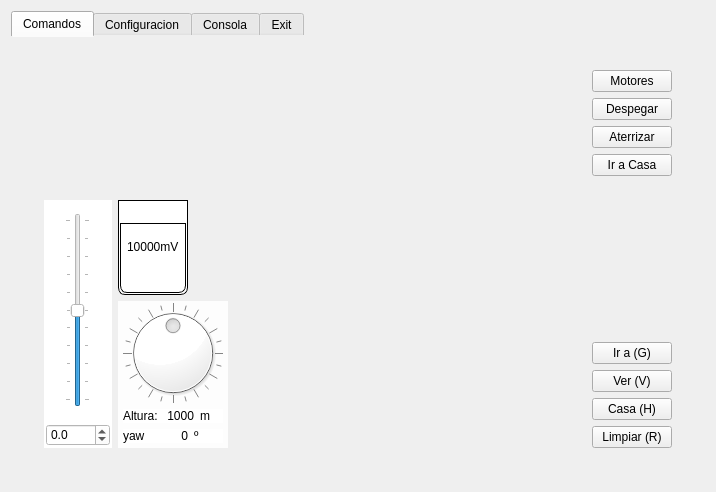
<?xml version="1.0" encoding="UTF-8"?>
<ui version="4.0">
 <class>MainWindow</class>
 <widget class="QMainWindow" name="MainWindow">
  <property name="geometry">
   <rect>
    <x>0</x>
    <y>0</y>
    <width>716</width>
    <height>492</height>
   </rect>
  </property>
  <property name="windowTitle">
   <string>MainWindow</string>
  </property>
  <widget class="QWidget" name="centralWidget">
   <layout class="QHBoxLayout" name="horizontalLayout_3">
    <property name="margin">
     <number>0</number>
    </property>
    <item>
     <widget class="Mapa" name="webView" native="true">
      <layout class="QVBoxLayout" name="verticalLayout">
       <item>
        <widget class="QTabWidget" name="tabWidget">
         <property name="styleSheet">
          <string notr="true">QTabWidget::pane { border:0px; }
QTabWidget::tab-bar { alignment: center; }</string>
         </property>
         <property name="currentIndex">
          <number>0</number>
         </property>
         <widget class="QWidget" name="tab_1">
          <attribute name="title">
           <string>Comandos</string>
          </attribute>
          <layout class="QHBoxLayout" name="horizontalLayout_2">
           <item>
            <widget class="QWidget" name="widget" native="true">
             <layout class="QHBoxLayout" name="horizontalLayout">
              <item>
               <widget class="QWidget" name="widget_6" native="true">
                <layout class="QHBoxLayout" name="horizontalLayout_4">
                 <item>
                  <widget class="QWidget" name="widget_4" native="true">
                   <layout class="QVBoxLayout" name="verticalLayout_6">
                    <property name="margin">
                     <number>0</number>
                    </property>
                    <item>
                     <spacer name="verticalSpacer_3">
                      <property name="orientation">
                       <enum>Qt::Vertical</enum>
                      </property>
                      <property name="sizeHint" stdset="0">
                       <size>
                        <width>20</width>
                        <height>40</height>
                       </size>
                      </property>
                     </spacer>
                    </item>
                    <item>
                     <widget class="QWidget" name="widget_5" native="true">
                      <property name="font">
                       <font>
                        <family>Lucida Grande</family>
                       </font>
                      </property>
                      <property name="styleSheet">
                       <string notr="true"/>
                      </property>
                      <layout class="QHBoxLayout" name="horizontalLayout_7">
                       <property name="margin">
                        <number>0</number>
                       </property>
                       <item>
                        <widget class="QWidget" name="widget_10" native="true">
                         <property name="styleSheet">
                          <string notr="true">background-color: rgba(255, 255, 255, 255);</string>
                         </property>
                         <layout class="QVBoxLayout" name="verticalLayout_7">
                          <property name="margin">
                           <number>2</number>
                          </property>
                          <item>
                           <widget class="QWidget" name="widget_11" native="true">
                            <layout class="QHBoxLayout" name="horizontalLayout_8">
                             <item>
                              <widget class="QSlider" name="verticalSlider_altura">
                               <property name="minimum">
                                <number>-100</number>
                               </property>
                               <property name="maximum">
                                <number>100</number>
                               </property>
                               <property name="orientation">
                                <enum>Qt::Vertical</enum>
                               </property>
                               <property name="invertedControls">
                                <bool>false</bool>
                               </property>
                               <property name="tickPosition">
                                <enum>QSlider::TicksBothSides</enum>
                               </property>
                               <property name="tickInterval">
                                <number>20</number>
                               </property>
                              </widget>
                             </item>
                            </layout>
                           </widget>
                          </item>
                          <item>
                           <widget class="QDoubleSpinBox" name="doubleSpinBox_altura">
                            <property name="decimals">
                             <number>1</number>
                            </property>
                            <property name="minimum">
                             <double>-100.000000000000000</double>
                            </property>
                            <property name="maximum">
                             <double>1000.000000000000000</double>
                            </property>
                            <property name="singleStep">
                             <double>0.100000000000000</double>
                            </property>
                           </widget>
                          </item>
                         </layout>
                        </widget>
                       </item>
                       <item>
                        <widget class="QWidget" name="widget_9" native="true">
                         <property name="styleSheet">
                          <string notr="true"/>
                         </property>
                         <layout class="QVBoxLayout" name="verticalLayout_8">
                          <property name="margin">
                           <number>0</number>
                          </property>
                          <item>
                           <widget class="QProgressBar" name="progressBar_bateria">
                            <property name="minimumSize">
                             <size>
                              <width>70</width>
                              <height>0</height>
                             </size>
                            </property>
                            <property name="styleSheet">
                             <string notr="true">QProgressBar {
border: 1px solid black;
text-align: center;
padding: 1px;
border-bottom-right-radius: 7px;
border-bottom-left-radius: 7px;
background: QLinearGradient( x1: 0, y1: 0, x2: 1, y2: 0,
stop: 0 #fff,
stop: 0.4999 #eee,
stop: 0.5 #ddd,
stop: 1 #eee );
width: 15px;
}

QProgressBar::chunk {
background: QLinearGradient( x1: 0, y1: 0, x2: 1, y2: 0,
stop: 0 #78d,
stop: 0.4999 #46a,
stop: 0.5 #45a,
stop: 1 #238 );
border-bottom-right-radius: 7px;
border-bottom-left-radius: 7px;
border: 1px solid black;
}</string>
                            </property>
                            <property name="maximum">
                             <number>13000</number>
                            </property>
                            <property name="value">
                             <number>10000</number>
                            </property>
                            <property name="orientation">
                             <enum>Qt::Vertical</enum>
                            </property>
                            <property name="invertedAppearance">
                             <bool>false</bool>
                            </property>
                            <property name="textDirection">
                             <enum>QProgressBar::TopToBottom</enum>
                            </property>
                            <property name="format">
                             <string>%vmV</string>
                            </property>
                           </widget>
                          </item>
                          <item>
                           <widget class="QWidget" name="widget_12" native="true">
                            <property name="styleSheet">
                             <string notr="true">background-color: rgba(255, 255, 255, 227);</string>
                            </property>
                            <layout class="QVBoxLayout" name="verticalLayout_9">
                             <property name="leftMargin">
                              <number>5</number>
                             </property>
                             <property name="topMargin">
                              <number>2</number>
                             </property>
                             <property name="rightMargin">
                              <number>5</number>
                             </property>
                             <property name="bottomMargin">
                              <number>5</number>
                             </property>
                             <item>
                              <widget class="QDial" name="dialYaw">
                               <property name="minimum">
                                <number>-180</number>
                               </property>
                               <property name="maximum">
                                <number>180</number>
                               </property>
                               <property name="orientation">
                                <enum>Qt::Horizontal</enum>
                               </property>
                               <property name="invertedAppearance">
                                <bool>false</bool>
                               </property>
                               <property name="invertedControls">
                                <bool>false</bool>
                               </property>
                               <property name="wrapping">
                                <bool>true</bool>
                               </property>
                               <property name="notchTarget">
                                <double>15.000000000000000</double>
                               </property>
                               <property name="notchesVisible">
                                <bool>true</bool>
                               </property>
                              </widget>
                             </item>
                             <item>
                              <widget class="QWidget" name="widget_7" native="true">
                               <layout class="QHBoxLayout" name="horizontalLayout_5">
                                <property name="margin">
                                 <number>0</number>
                                </property>
                                <item>
                                 <widget class="QLabel" name="label">
                                  <property name="text">
                                   <string>Altura:</string>
                                  </property>
                                 </widget>
                                </item>
                                <item>
                                 <widget class="QLabel" name="label_altura">
                                  <property name="minimumSize">
                                   <size>
                                    <width>30</width>
                                    <height>0</height>
                                   </size>
                                  </property>
                                  <property name="maximumSize">
                                   <size>
                                    <width>30</width>
                                    <height>16777215</height>
                                   </size>
                                  </property>
                                  <property name="text">
                                   <string>1000</string>
                                  </property>
                                  <property name="alignment">
                                   <set>Qt::AlignRight|Qt::AlignTrailing|Qt::AlignVCenter</set>
                                  </property>
                                 </widget>
                                </item>
                                <item>
                                 <widget class="QLabel" name="label_3">
                                  <property name="text">
                                   <string>m</string>
                                  </property>
                                 </widget>
                                </item>
                               </layout>
                              </widget>
                             </item>
                             <item>
                              <widget class="QWidget" name="widget_8" native="true">
                               <layout class="QHBoxLayout" name="horizontalLayout_6">
                                <property name="margin">
                                 <number>0</number>
                                </property>
                                <item>
                                 <widget class="QLabel" name="label_4">
                                  <property name="text">
                                   <string>yaw</string>
                                  </property>
                                 </widget>
                                </item>
                                <item>
                                 <widget class="QLabel" name="label_yaw">
                                  <property name="text">
                                   <string>0</string>
                                  </property>
                                  <property name="alignment">
                                   <set>Qt::AlignRight|Qt::AlignTrailing|Qt::AlignVCenter</set>
                                  </property>
                                 </widget>
                                </item>
                                <item>
                                 <widget class="QLabel" name="label_6">
                                  <property name="text">
                                   <string>º</string>
                                  </property>
                                 </widget>
                                </item>
                               </layout>
                              </widget>
                             </item>
                            </layout>
                           </widget>
                          </item>
                         </layout>
                        </widget>
                       </item>
                      </layout>
                     </widget>
                    </item>
                   </layout>
                  </widget>
                 </item>
                 <item>
                  <spacer name="horizontalSpacer">
                   <property name="orientation">
                    <enum>Qt::Horizontal</enum>
                   </property>
                   <property name="sizeHint" stdset="0">
                    <size>
                     <width>40</width>
                     <height>20</height>
                    </size>
                   </property>
                  </spacer>
                 </item>
                </layout>
               </widget>
              </item>
              <item>
               <widget class="QWidget" name="widget_3" native="true">
                <property name="maximumSize">
                 <size>
                  <width>200</width>
                  <height>16777215</height>
                 </size>
                </property>
                <layout class="QVBoxLayout" name="verticalLayout_3">
                 <item>
                  <widget class="QPushButton" name="pushButton_armarDesarmarMotores">
                   <property name="text">
                    <string>Motores</string>
                   </property>
                  </widget>
                 </item>
                 <item>
                  <widget class="QPushButton" name="pushButton_despegar">
                   <property name="text">
                    <string>Despegar</string>
                   </property>
                  </widget>
                 </item>
                 <item>
                  <widget class="QPushButton" name="pushButton_aterrizar">
                   <property name="text">
                    <string>Aterrizar</string>
                   </property>
                  </widget>
                 </item>
                 <item>
                  <widget class="QPushButton" name="pushButton_casa">
                   <property name="text">
                    <string>Ir a Casa</string>
                   </property>
                  </widget>
                 </item>
                 <item>
                  <spacer name="verticalSpacer">
                   <property name="orientation">
                    <enum>Qt::Vertical</enum>
                   </property>
                   <property name="sizeHint" stdset="0">
                    <size>
                     <width>20</width>
                     <height>40</height>
                    </size>
                   </property>
                  </spacer>
                 </item>
                 <item>
                  <widget class="QPushButton" name="boton_ruta">
                   <property name="autoFillBackground">
                    <bool>false</bool>
                   </property>
                   <property name="styleSheet">
                    <string notr="true"/>
                   </property>
                   <property name="text">
                    <string>Ir a (G)</string>
                   </property>
                   <property name="checkable">
                    <bool>true</bool>
                   </property>
                   <property name="checked">
                    <bool>false</bool>
                   </property>
                   <property name="flat">
                    <bool>false</bool>
                   </property>
                  </widget>
                 </item>
                 <item>
                  <widget class="QPushButton" name="boton_view">
                   <property name="text">
                    <string>Ver (V)</string>
                   </property>
                   <property name="checkable">
                    <bool>true</bool>
                   </property>
                  </widget>
                 </item>
                 <item>
                  <widget class="QPushButton" name="boton_home">
                   <property name="enabled">
                    <bool>true</bool>
                   </property>
                   <property name="text">
                    <string>Casa (H)</string>
                   </property>
                   <property name="checkable">
                    <bool>true</bool>
                   </property>
                  </widget>
                 </item>
                 <item>
                  <widget class="QPushButton" name="reset_button">
                   <property name="text">
                    <string>Limpiar (R)</string>
                   </property>
                  </widget>
                 </item>
                </layout>
               </widget>
              </item>
             </layout>
            </widget>
           </item>
          </layout>
         </widget>
         <widget class="QWidget" name="tab_2">
          <attribute name="title">
           <string>Configuracion</string>
          </attribute>
          <layout class="QVBoxLayout" name="verticalLayout_5">
           <item>
            <widget class="QWidget" name="widget_2" native="true">
             <layout class="QVBoxLayout" name="verticalLayout_2">
              <item>
               <spacer name="verticalSpacer_2">
                <property name="orientation">
                 <enum>Qt::Vertical</enum>
                </property>
                <property name="sizeHint" stdset="0">
                 <size>
                  <width>20</width>
                  <height>40</height>
                 </size>
                </property>
               </spacer>
              </item>
              <item>
               <widget class="QWidget" name="widget_15" native="true">
                <layout class="QHBoxLayout" name="horizontalLayout_10">
                 <item>
                  <widget class="QPushButton" name="pushButton_gotoHome">
                   <property name="text">
                    <string>Goto Home</string>
                   </property>
                  </widget>
                 </item>
                 <item>
                  <widget class="QPushButton" name="Startlog">
                   <property name="text">
                    <string>Start log</string>
                   </property>
                  </widget>
                 </item>
                </layout>
               </widget>
              </item>
              <item>
               <widget class="QWidget" name="widget_13" native="true">
                <layout class="QHBoxLayout" name="horizontalLayout_9">
                 <item>
                  <spacer name="horizontalSpacer_2">
                   <property name="orientation">
                    <enum>Qt::Horizontal</enum>
                   </property>
                   <property name="sizeHint" stdset="0">
                    <size>
                     <width>40</width>
                     <height>20</height>
                    </size>
                   </property>
                  </spacer>
                 </item>
                 <item>
                  <widget class="QWidget" name="widget_14" native="true">
                   <property name="styleSheet">
                    <string notr="true">background-color: rgba(255, 255, 255, 255);</string>
                   </property>
                   <layout class="QHBoxLayout" name="horizontalLayout_11">
                    <item>
                     <widget class="QPushButton" name="pushButton_read_params">
                      <property name="text">
                       <string>READ</string>
                      </property>
                     </widget>
                    </item>
                    <item>
                     <widget class="QGroupBox" name="groupBox">
                      <property name="title">
                       <string>XY</string>
                      </property>
                      <layout class="QFormLayout" name="formLayout">
                       <item row="0" column="0">
                        <widget class="QLabel" name="label_2">
                         <property name="text">
                          <string>P:</string>
                         </property>
                        </widget>
                       </item>
                       <item row="0" column="1">
                        <widget class="QDoubleSpinBox" name="doubleSpinBox_XY_P">
                         <property name="prefix">
                          <string/>
                         </property>
                         <property name="maximum">
                          <double>1000.000000000000000</double>
                         </property>
                        </widget>
                       </item>
                       <item row="1" column="0">
                        <widget class="QLabel" name="label_5">
                         <property name="text">
                          <string>D:</string>
                         </property>
                        </widget>
                       </item>
                       <item row="1" column="1">
                        <widget class="QDoubleSpinBox" name="doubleSpinBox_XY_D">
                         <property name="maximum">
                          <double>1000.000000000000000</double>
                         </property>
                        </widget>
                       </item>
                      </layout>
                     </widget>
                    </item>
                    <item>
                     <widget class="QGroupBox" name="groupBox_3">
                      <property name="title">
                       <string>Yaw</string>
                      </property>
                      <layout class="QFormLayout" name="formLayout_4">
                       <item row="0" column="0">
                        <widget class="QLabel" name="label_9">
                         <property name="text">
                          <string>P:</string>
                         </property>
                        </widget>
                       </item>
                       <item row="0" column="1">
                        <widget class="QDoubleSpinBox" name="doubleSpinBox_yaw_P">
                         <property name="prefix">
                          <string/>
                         </property>
                         <property name="maximum">
                          <double>1000.000000000000000</double>
                         </property>
                        </widget>
                       </item>
                       <item row="1" column="0">
                        <widget class="QLabel" name="label_10">
                         <property name="text">
                          <string>D:</string>
                         </property>
                        </widget>
                       </item>
                       <item row="1" column="1">
                        <widget class="QDoubleSpinBox" name="doubleSpinBox_yaw_D">
                         <property name="maximum">
                          <double>1000.000000000000000</double>
                         </property>
                        </widget>
                       </item>
                      </layout>
                     </widget>
                    </item>
                    <item>
                     <widget class="QGroupBox" name="groupBox_2">
                      <property name="title">
                       <string>Altura</string>
                      </property>
                      <layout class="QFormLayout" name="formLayout_3">
                       <item row="0" column="0">
                        <widget class="QLabel" name="label_7">
                         <property name="text">
                          <string>P:</string>
                         </property>
                        </widget>
                       </item>
                       <item row="0" column="1">
                        <widget class="QDoubleSpinBox" name="doubleSpinBox_altura_P">
                         <property name="prefix">
                          <string/>
                         </property>
                         <property name="maximum">
                          <double>1000.000000000000000</double>
                         </property>
                        </widget>
                       </item>
                       <item row="1" column="0">
                        <widget class="QLabel" name="label_8">
                         <property name="text">
                          <string>D:</string>
                         </property>
                        </widget>
                       </item>
                       <item row="1" column="1">
                        <widget class="QDoubleSpinBox" name="doubleSpinBox_altura_D">
                         <property name="maximum">
                          <double>1000.000000000000000</double>
                         </property>
                        </widget>
                       </item>
                      </layout>
                     </widget>
                    </item>
                   </layout>
                  </widget>
                 </item>
                </layout>
               </widget>
              </item>
              <item>
               <widget class="Plot" name="widgetPlot" native="true">
                <property name="minimumSize">
                 <size>
                  <width>100</width>
                  <height>100</height>
                 </size>
                </property>
               </widget>
              </item>
             </layout>
            </widget>
           </item>
          </layout>
         </widget>
         <widget class="QWidget" name="tab_3">
          <attribute name="title">
           <string>Consola</string>
          </attribute>
          <layout class="QVBoxLayout" name="verticalLayout_4">
           <item>
            <widget class="QTextBrowser" name="textBrowser_consola"/>
           </item>
          </layout>
         </widget>
         <widget class="QWidget" name="tab">
          <attribute name="title">
           <string>Exit</string>
          </attribute>
         </widget>
        </widget>
       </item>
      </layout>
     </widget>
    </item>
   </layout>
  </widget>
  <widget class="QMenuBar" name="menuBar">
   <property name="geometry">
    <rect>
     <x>0</x>
     <y>0</y>
     <width>716</width>
     <height>22</height>
    </rect>
   </property>
  </widget>
 </widget>
 <layoutdefault spacing="6" margin="11"/>
 <customwidgets>
  <customwidget>
   <class>Plot</class>
   <extends>QWidget</extends>
   <header>plot.h</header>
   <container>1</container>
  </customwidget>
  <customwidget>
   <class>Mapa</class>
   <extends>QWidget</extends>
   <header location="global">mapa.h</header>
   <container>1</container>
  </customwidget>
 </customwidgets>
 <resources/>
 <connections/>
</ui>
